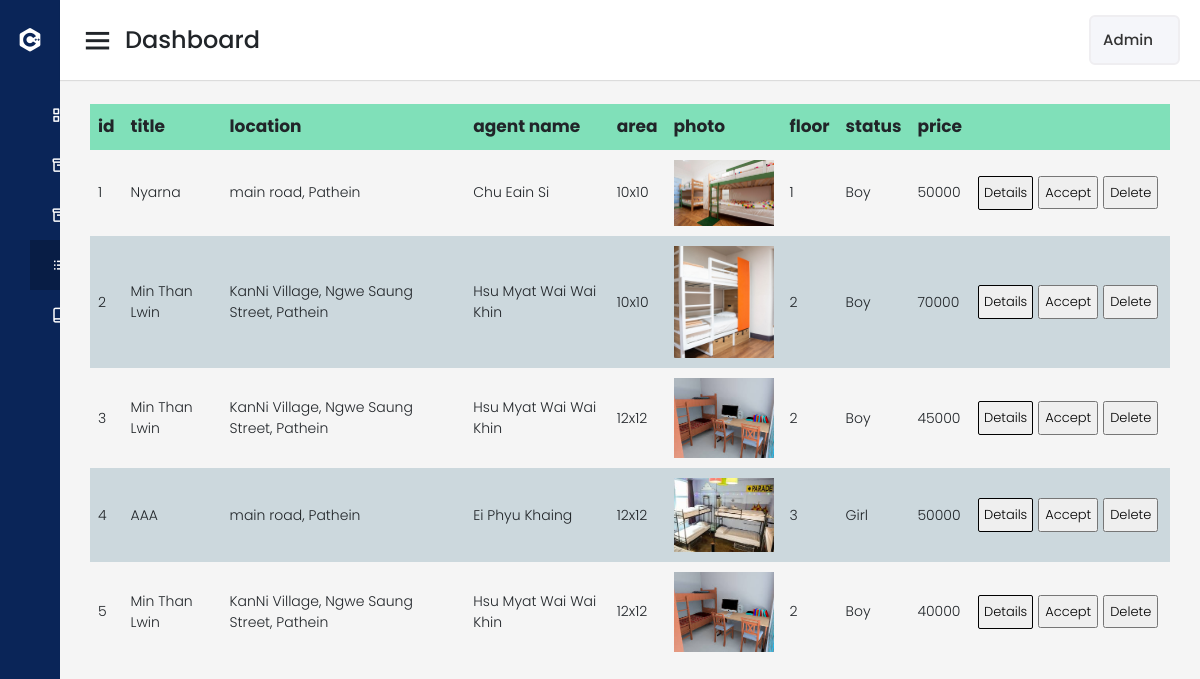
The app's page /admin_pendingPost.php with its own data.
### tables this page shows
CREATE TABLE `property` (
  `property_id` int(11) NOT NULL,
  `title` varchar(50) NOT NULL,
  `location` varchar(300) NOT NULL,
  `status` varchar(30) NOT NULL,
  `area` varchar(50) NOT NULL,
  `price` int(30) NOT NULL,
  `agent_id` int(11) NOT NULL,
  `floor` varchar(30) NOT NULL,
  `photo` mediumblob NOT NULL,
  `property_status` varchar(30) NOT NULL,
  `description` mediumtext NOT NULL
);

CREATE TABLE `agent` (
  `agent_id` int(11) NOT NULL,
  `name` varchar(50) NOT NULL,
  `email` varchar(50) NOT NULL,
  `password` varchar(30) NOT NULL,
  `address` varchar(500) NOT NULL,
  `agent_status` varchar(10) NOT NULL,
  `photo` mediumblob NOT NULL,
  `phone` varchar(11) NOT NULL,
  `description` mediumtext NOT NULL
);

### admin_pendingPost.php (the view, shortened to what this page needs)
<!DOCTYPE html>
<html lang="en" dir="ltr">
  <head>
    <link href="assets/css/agent-style.css" rel="stylesheet">
    <link href="assets/vendor/bootstrap/css/bootstrap.min.css" rel="stylesheet">
    <link href='https://unpkg.com/boxicons@2.0.7/css/boxicons.min.css' rel='stylesheet'>
    <link rel="stylesheet" href="assets/css/templatemo-style.css">
    <link rel="stylesheet" href="assets/css/animate.css">
    <link rel="stylesheet" href="assets/css/w3.css">
   </head>
<body>
  <div class="sidebar">
    <div class="logo-details">
      <i class='bx bxl-c-plus-plus'></i>
      <span class="logo_name">UniAco</span>
    </div>
      <ul class="nav-links">
        <li>
          <a href="admin_dashboard.php">
            <span class="links_name">Dashboard</span>
          </a>
        </li>
        <li>
          <a href="agentList.php">
            <span class="links_name">Agent Lists</span>
          </a>
        </li>
        <li>
          <a href="admin_acceptedPost.php">
            <span class="links_name">Accepted Posts</span>
          </a>
        </li>
        <li>
          <a href="admin_pendingPost.php"  class="active">
            <span class="links_name">Pending Posts</span>
          </a>
        </li>
        <li>
          <a href="admin_rentedPost.php">
            <span class="links_name">Rented Posts</span>
          </a>
        </li>
      </ul>
  </div>
  <section class="home-section">
    <nav>
      <div class="sidebar-button">
        <i class='bx bx-menu sidebarBtn'></i>
        <span class="dashboard">Dashboard</span>
      </div>
      <div class="profile-details">
        <span class="admin_name">Admin</span>
      </div>
    </nav>
    <div class="home-content">
    <?php
      $servername="localhost";
      $username="root";
      $password="";
      $dbname="hosteldb";
      $con=new PDO("mysql:host=$servername;port=4306;dbname=$dbname",$username,$password);
      $con->setAttribute(PDO::ATTR_ERRMODE, PDO::ERRMODE_EXCEPTION);
      $sql = "SELECT * FROM property WHERE property_status='P'";
      $stmt= $con->query($sql);
      ?>
      <table id="view">
        <thead>
          <tr>
            <th>id</th>
            <th>title</th>
            <th>location</th>
            <th>agent name</th>
            <th>area</th>
            <th>photo</th>
            <th>floor</th>
            <th>status</th>
            <th>price</th>
            <th></th>
          </tr>
        </thead>
        <tbody>
          <?php
          $count=0;
          while ($result= $stmt->fetch()){
            $count++;
              ?>
                <tr>
                  <td><?php echo $count;?></td>
                  <td><?php echo $result['title'];?></td>
                  <td><?php echo $result['location'];?></td>
                  <?php
                     $agent_id=$result['agent_id'];
                     $sql1 = "SELECT * FROM agent WHERE agent_id=$agent_id";
                     $stmt1= $con->query($sql1);
                     while($result1= $stmt1->fetch()){
                      ?>
                        <td><?php echo $result1['name'];?></td>
                      <?php
                     }
                   ?>
                  <td><?php echo $result['area'];?></td>
                   <td><img style="width: 100px;" src="images/<?php echo $result['photo'];?>"></td>
                  <td><?php echo $result['floor'];?></td>
                  <td><?php echo $result['status'];?></td>
                  <td><?php echo $result['price'];?></td>
                  <td style="width: 200px;">
                    <button onclick="document.getElementById('id<?php echo $result['property_id'];?>').style.display='block'"  style="display: inline; float: left; margin-right: 5px; border: 0.5px solid black; border-radius: 2px; height: 34px; padding: 0 5px; font-size: 13px;">Details</button>
                      <form action="DBconnect.php" method="post" style="display: inline; float: left; margin-right: 5px;">
                        <input type="submit" name="acceptProperty" value="Accept" style=" font-size: 13px;">
                      </form>
                      <form action="DBconnect.php" method="post">
                        <input type="submit" name="deleteProperty" value="Delete" style="font-size: 13px;">
                      </form>
                  </td>
                </tr>
                  </div>
              <?php
          } ?>
  </section>
</body>
</html>

### assets/css/agent-style.css (style rules this page uses)
.home-content form { margin: 0 100px; }
* { margin: 0; padding: 0; box-sizing: border-box; font-family: 'Poppins', sans-serif; }
.sidebar { position: fixed; height: 100%; width: 240px; background: #0A2558; transition: all 0.5s ease; }
.sidebar .logo-details { height: 80px; display: flex; align-items: center; }
.sidebar .logo-details i { font-size: 28px; font-weight: 500; color: #fff; min-width: 60px; text-align: center }
.sidebar .logo-details .logo_name { color: #fff; font-size: 24px; font-weight: 500; }
.sidebar .nav-links { margin-top: 10px; }
.sidebar .nav-links li { position: relative; list-style: none; height: 50px; }
.sidebar .nav-links li a { height: 100%; width: 100%; display: flex; align-items: center; text-decoration: none; transition: all 0.4s ease; }
.sidebar .nav-links li a.active { background: #081D45; }
.sidebar .nav-links li a .links_name { color: #fff; font-size: 15px; font-weight: 400; white-space: nowrap; }
.home-section { position: relative; background: #f5f5f5; min-height: 100vh; width: calc(100% - 240px); left: 240px; transition: all 0.5s ease; }
.home-section nav { display: flex; justify-content: space-between; height: 80px; background: #fff; display: flex; align-items: center; position: fixed; width: calc(100% - 240px); left: 240px; z-index: 100; padding: 0 20px; box-shadow: 0 1px 1px rgba(0, 0, 0, 0.1); transition: all 0.5s ease; }
.home-section nav .sidebar-button { display: flex; align-items: center; font-size: 24px; font-weight: 500; }
nav .sidebar-button i { font-size: 35px; margin-right: 10px; }
.home-section nav .profile-details { display: flex; align-items: center; background: #F5F6FA; border: 2px solid #EFEEF1; border-radius: 6px; height: 50px; min-width: 50px; padding: 0 15px 0 2px; }
nav .profile-details .admin_name { font-size: 15px; font-weight: 500; color: #333; margin: 0 10px; white-space: nowrap; }
.home-section .home-content { position: relative; padding-top: 104px; }
@media (max-width: 1240px) { .sidebar { width: 60px; } }
@media (max-width: 1240px) { .home-section { width: calc(100% - 60px); left: 60px; } }
@media (max-width: 1240px) { .home-section nav { width: calc(100% - 60px); left: 60px; } }
.home-content { margin: 0 30px; }
table { width: 100%; }
thead tr { background-color: #80e0b9; }
tr:nth-child(even) { background-color: #ccd8dd; }
tr td { max-width: 400px; padding: 10px 8px; font-size: 14px; }
tr th { max-width: 400px; padding: 10px 8px; font-size: 17px; }
input[type=submit] { font-size: 15px; padding: 5px; display: inline-flex; }
.home-content form { margin: 0; }

### assets/css/templatemo-style.css (style rules this page uses)
body { font-family: 'Open Sans', Helvetica, Arial, sans-serif; font-size: 18px; font-weight: 300; overflow-x: hidden; }
a, button { transition: all 0.3s ease; }

### assets/css/w3.css (style rules this page uses)
*,*:before,*:after { box-sizing:inherit }
html { -ms-text-size-adjust:100%;-webkit-text-size-adjust:100% }
body { margin:0 }
article,aside,details,figcaption,figure,footer,header,main,menu,nav,section { display:block }
a { background-color:transparent }
img { border-style:none }
button,input,select,textarea,optgroup { font:inherit;margin:0 }
button,input { overflow:visible }
button,select { text-transform:none }
button,[type=button],[type=reset],[type=submit] { -webkit-appearance:button }
html,body { font-family:Verdana,sans-serif;font-size:15px;line-height:1.5 }
html { overflow-x:hidden }
img { vertical-align:middle }
a { color:inherit }

### records on screen
property: title "Nyarna", location "main road, Pathein", area "10x10", photo (picture), floor "1", status "Boy", price "50000"
agent: name "Chu Eain Si"
property: title "Min Than Lwin", location "KanNi Village, Ngwe Saung Street, Pathein", area "10x10", photo (picture), floor "2", status "Boy", price "70000"
agent: name "Hsu Myat Wai Wai Khin"
property: title "Min Than Lwin", location "KanNi Village, Ngwe Saung Street, Pathein", area "12x12", photo (picture), floor "2", status "Boy", price "45000"
property: title "AAA", location "main road, Pathein", area "12x12", photo (picture), floor "3", status "Girl", price "50000"
agent: name "Ei Phyu Khaing"
property: title "Min Than Lwin", location "KanNi Village, Ngwe Saung Street, Pathein", area "12x12", photo (picture), floor "2", status "Boy", price "40000"
